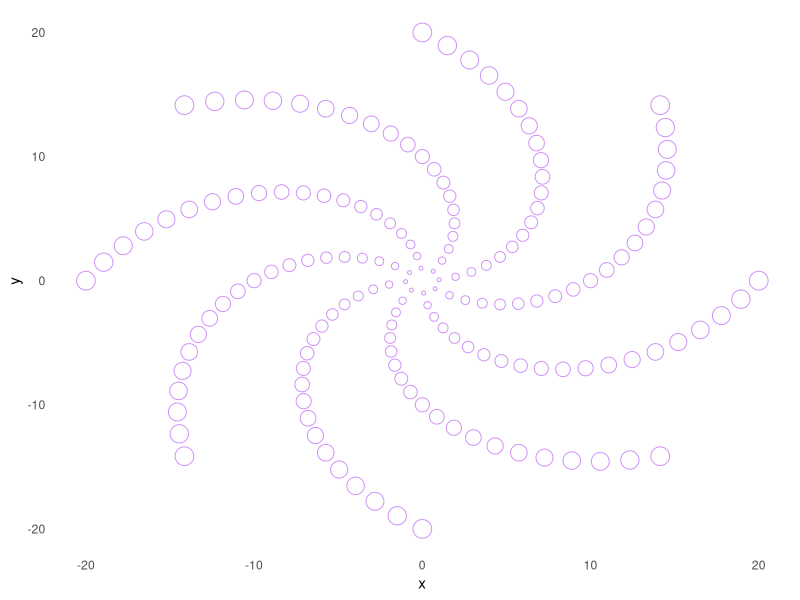
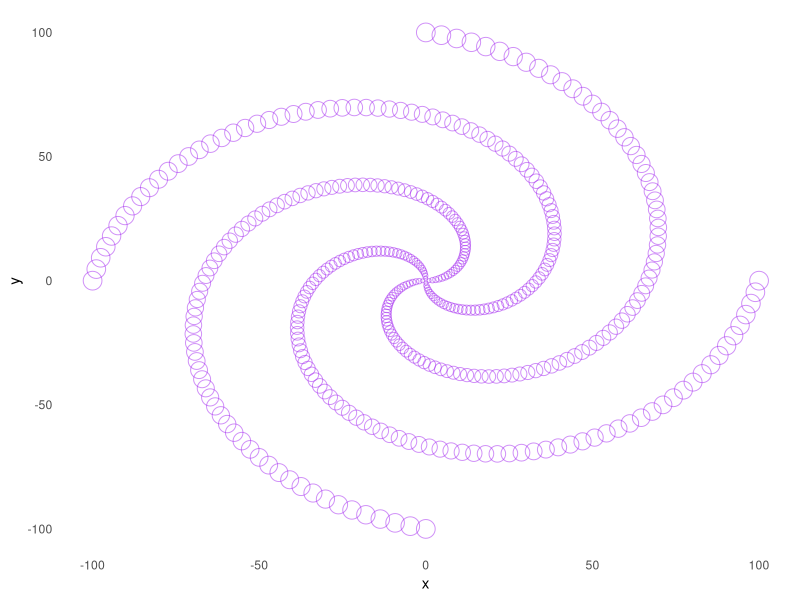
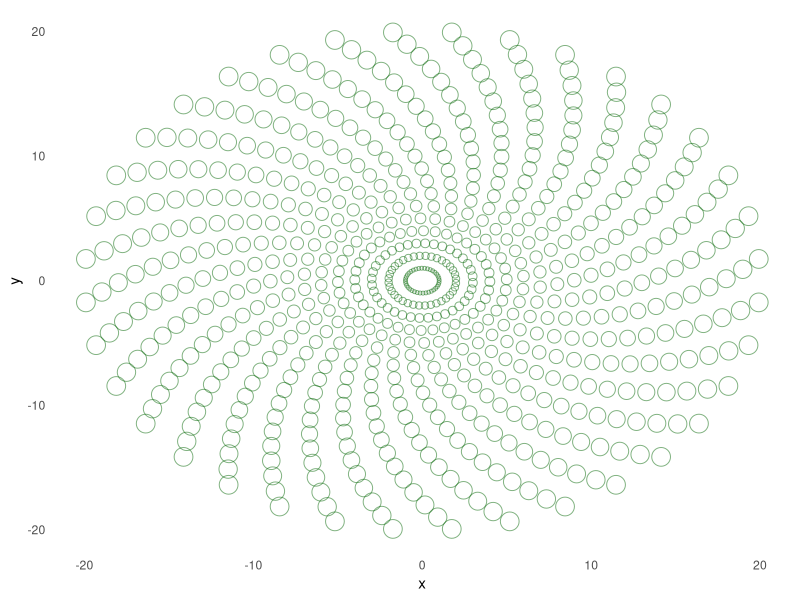
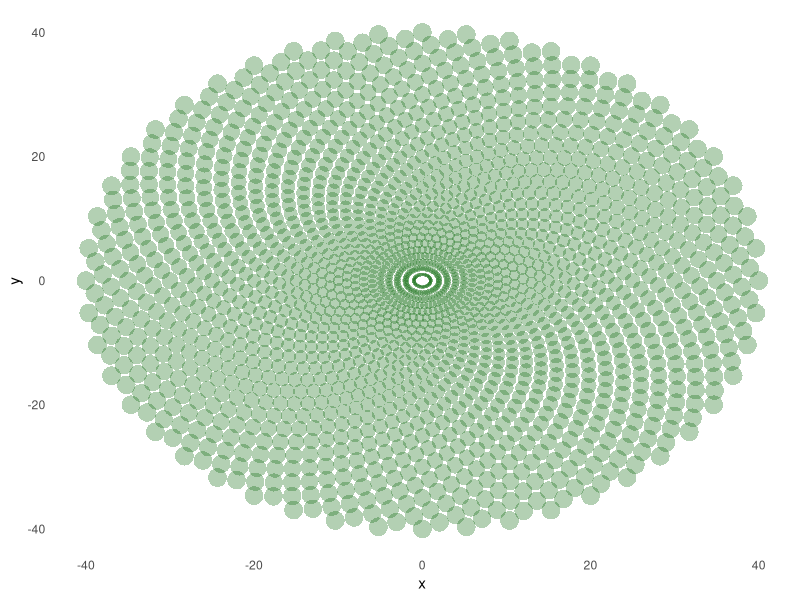

The R source for these figures, in order:
## ---- chunk 1
knitr::opts_chunk$set(echo = TRUE)
## ---- chunk 2
# load packages
library(ggplot2)
library(dplyr)
## ---- chunk 3
drawFlower <- function(pieces=8, ptsPerPetal=20, dtheta=pi/2, color="purple", shape=1, alpha=0.5, size=8){
    df <- data.frame()
    for(i in 1:pieces){
        phi = 2 * pi * i / pieces
        dphi = dtheta / ptsPerPetal
        ndf <- data.frame(r = 1:ptsPerPetal) %>%
            mutate(theta = phi + dphi * r) %>%
            mutate(x = r * cos(theta), y = r * sin(theta))
        df <- rbind(df, ndf)
    }
    ggplot(df, aes(x, y)) +
        geom_point(aes(size=size * r / ptsPerPetal),
                   alpha=alpha,
                   color=color,
                   shape=shape
        ) + theme(
            legend.position="none",
            axis.ticks = element_blank(),
            panel.grid = element_blank(),
            panel.background = element_rect(fill = "white")
        )
        
}
## ---- chunk 4
drawFlower()
drawFlower(pieces = 4, ptsPerPetal = 100, dtheta = 1.5* pi, size = 10)
drawFlower(pieces = 36, ptsPerPetal = 20, dtheta = pi/4, size = 20, color = "darkgreen")
drawFlower(pieces = 48, ptsPerPetal = 40, dtheta = pi, size = 30, color = "darkgreen", alpha = .3, shape=16)
